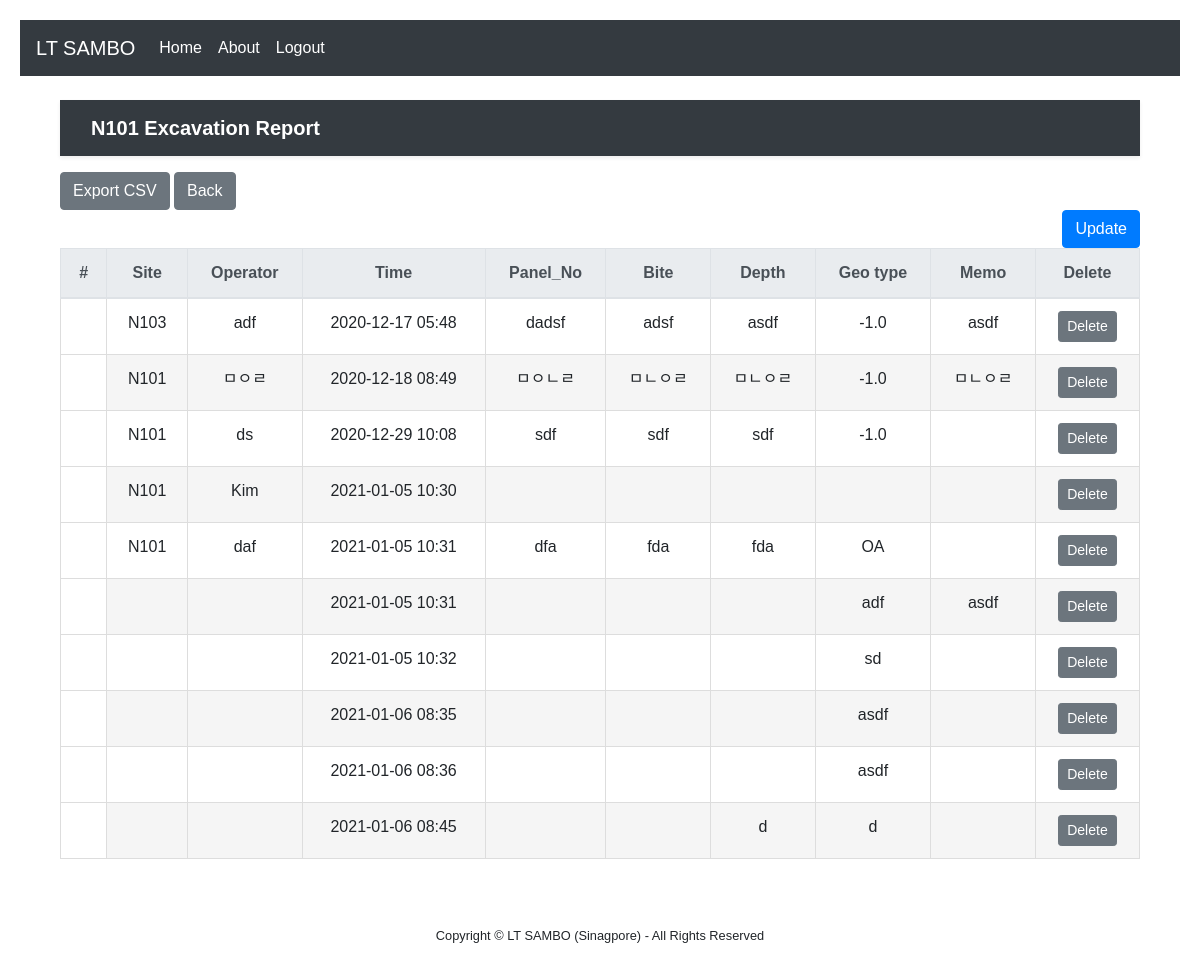
Screenshot of /N101/ (signed in) with the database file from the repository.
### pages/models.py (models this page shows)
class Board_N101(models.Model):
    Site = models.CharField(max_length=10, null=False)
    Operator = models.CharField(max_length=10, null=False)
    Panel_No = models.CharField(max_length=20, null=False)
    Bite = models.CharField(max_length=20, null=False)
    Depth = models.CharField(max_length=20, null=False)
    Geo_Type = models.CharField(max_length=20, null=False)
    Memo = models.CharField(max_length=30, null=False)
    created_date = models.DateTimeField(auto_now_add=True)
    modified_date = models.DateTimeField(auto_now=True)

### pages/views.py (the view)
# urls.py: path('N101/',views.Site_N101, name='N101'),
def Site_N101(request):
    boards_n101 = {'boards_n101': Board_N101.objects.all()}
    return render(request, 'N101.html', boards_n101)

### pages/templates/N101.html (shortened to what this page needs)
{% extends 'base.html' %}
{% block content %}
{% if user.is_authenticated %}
{% load static %}
<div class ="container">
<!DOCTYPE html>
<html lang="ko">
<head>
    <link rel="stylesheet" href="{% static 'bootstrap/css/style.css' %}" >
</head>
<body>
<header>
    <div class="navbar navbar-dark bg-dark shadow-sm mb-3">
        <div class="container d-flex justify-content-between">
            <a href="/" class="navbar-brand d-flex align-items-center">
                <strong>N101 Excavation Report</strong>
            </a>
        </div>
    </div>
</header>
<div class="responsive-container">
    <a href="{% url 'export-csv' %}" class="btn btn-secondary">Export CSV</a>
    <a class="btn btn-secondary" href="{% url 'home' %}" role="button">Back</a>
    <div class="row">
        <div class="col-auto mr-auto"></div>
        <div class="col-auto">
            <a class="btn btn-primary" href="/post_n101" role="button">Update</a>
        </div>
    </div>
    <table class="table">
        <thead class="thead-light">
        <tr class="text-center">
            <th scope="col">#</th>
            <th scope="col">Site</th>
            <th scope="col">Operator</th>
            <th scope="col">Time</th>
            <th scope="col">Panel_No</th>
            <th scope="col">Bite</th>
            <th scope="col">Depth</th>
            <th scope="col">Geo type</th>
            <th scope="col">Memo</th>
            <th scope="col">Delete</th>
        </tr>
        </thead>
        <tbody>
        {% for board_n101 in boards_n101 %}
        <tr class="text-center">
            <th scope="row">
            </th>
            <td data-label="Site">
                <span>{{ board_n101.Site }}</span>
            </td>
            <td data-label="Operator">
                <span>{{ board_n101.Operator }}</span>
            </td>
             <td data-label="Time">
                <span>{{ board_n101.created_date | date:"Y-m-d h:i" }}</span>
            </td>
            <td data-label="Panel_No">
                <span>{{ board_n101.Panel_No }}</span>
            </td>
            <td data-label="Bite_No">
                <span>{{ board_n101.Bite }}</span>
            </td>
            <td data-label="Depth">
                <span>{{ board_n101.Depth }}</span>
            </td>
            <td data-label="Geo_Type">
                <span>{{ board_n101.Geo_Type }}</span>
            </td>
            <td data-label="Memo">
                <span>{{ board_n101.Memo }}</span>
            </td>
            <td>
                <a href="/delete/{{ board_n101.id }}" class="btn btn-secondary btn-sm"  >Delete</a>
            </td>
        </tr>
        {% endfor %}
        </tbody>
    </table>
</div>
</body>
</html>
{% else %}
Login first!
{% endif %}
{% endblock %}

### rows the page displays
Board_N101: Site "N103", Operator "adf", created_date "2020-12-17 05:48", Panel_No "dadsf", Bite "adsf", Depth "asdf", Geo_Type "-1.0", Memo "asdf"
Board_N101: Site "N101", Operator "ㅁㅇㄹ", created_date "2020-12-18 08:49", Panel_No "ㅁㅇㄴㄹ", Bite "ㅁㄴㅇㄹ", Depth "ㅁㄴㅇㄹ", Geo_Type "-1.0", Memo "ㅁㄴㅇㄹ"
Board_N101: Site "N101", Operator "ds", created_date "2020-12-29 10:08", Panel_No "sdf", Bite "sdf", Depth "sdf", Geo_Type "-1.0"
Board_N101: Site "N101", Operator "Kim", created_date "2021-01-05 10:30"
Board_N101: Site "N101", Operator "daf", created_date "2021-01-05 10:31", Panel_No "dfa", Bite "fda", Depth "fda", Geo_Type "OA"
Board_N101: created_date "2021-01-05 10:31", Geo_Type "adf", Memo "asdf"
Board_N101: created_date "2021-01-05 10:32", Geo_Type "sd"
Board_N101: created_date "2021-01-06 08:35", Geo_Type "asdf"
Board_N101: created_date "2021-01-06 08:36", Geo_Type "asdf"
Board_N101: created_date "2021-01-06 08:45", Depth "d", Geo_Type "d"
